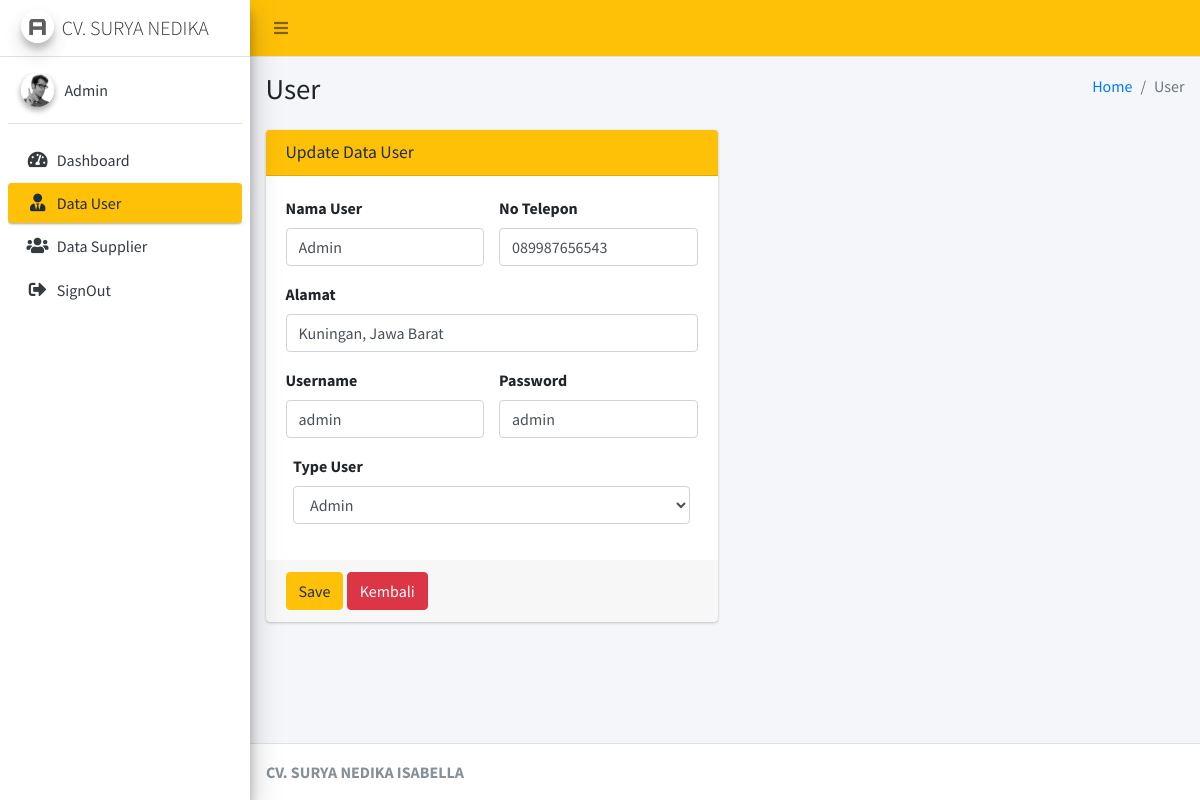
Screenshot of /Admin/cUser/edit/1 (signed in) with the database file from the repository.
### tables this page shows
CREATE TABLE `user` (
  `id_user` int(11) NOT NULL,
  `nama_user` varchar(125) NOT NULL,
  `alamat_user` text NOT NULL,
  `no_hp_user` varchar(15) NOT NULL,
  `username_user` varchar(125) NOT NULL,
  `password_user` varchar(125) NOT NULL,
  `level_user` int(11) NOT NULL
);

### application/controllers/Admin/cUser.php (called while the page is built, shortened)
<?php
class cUser extends CI_Controller
{
	public function __construct()
	{
		$this->load->model('mUser');
	}
	public function edit($id)
	{
		$this->form_validation->set_rules('nama', 'Nama User', 'required');
		$this->form_validation->set_rules('no_hp', 'No Telepon', 'required');
		$this->form_validation->set_rules('alamat', 'Alamat', 'required');
		$this->form_validation->set_rules('username', 'Username', 'required');
		$this->form_validation->set_rules('password', 'Password', 'required');
		$this->form_validation->set_rules('type', 'Type User', 'required');
		if ($this->form_validation->run() == FALSE) {
			$data = array(
				'user' => $this->mUser->edit($id)
			);
			$this->load->view('Admin/Layout/head');
			$this->load->view('Admin/Layout/aside');
			$this->load->view('Admin/User/vUpdateUser', $data);
			$this->load->view('Admin/Layout/footer');
		}
	}
}

### index.php (called while the page is built, shortened)
<?php
require_once BASEPATH.'core/CodeIgniter.php';

### application/models/mUser.php (called while the page is built, shortened)
<?php
class mUser extends CI_Model
{
    public function edit($id)
    {
        $this->db->select('*');
        $this->db->from('user');
        $this->db->where('id_user', $id);
        return $this->db->get()->row();
    }
}

### application/views/Admin/User/vUpdateUser.php (the view, shortened to what this page needs)
<div class="content-wrapper">
	<section class="content-header">
		<div class="container-fluid">
			<div class="row mb-2">
				<div class="col-sm-6">
					<h1>User</h1>
				</div>
				<div class="col-sm-6">
					<ol class="breadcrumb float-sm-right">
						<li class="breadcrumb-item"><a href="#">Home</a></li>
						<li class="breadcrumb-item active">User</li>
					</ol>
				</div>
			</div>
		</div>
	</section>
	<section class="content">
		<div class="container-fluid">
			<div class="row">
				<div class="col-md-6">
					<div class="card card-warning">
						<div class="card-header">
							<h3 class="card-title">Update Data User</h3>
						</div>
						<form action="<?= base_url('Admin/cUser/edit/' . $user->id_user) ?>" method="POST" role="form">
							<div class="card-body">
								<div class="row">
									<div class="col-lg-6">
										<div class="form-group">
											<label for="exampleInputEmail1">Nama User</label>
											<input type="text" value="<?= $user->nama_user ?>" name="nama" class="form-control" id="exampleInputEmail1" placeholder="Masukkan nama user">
										</div>
									</div>
									<div class="col-lg-6">
										<div class="form-group">
											<label for="exampleInputPassword1">No Telepon</label>
											<input type="number" name="no_hp" value="<?= $user->no_hp_user ?>" class="form-control" id="exampleInputPassword1" placeholder="Masukkan no telepon">
										</div>
									</div>
								</div>
								<div class="form-group">
									<label for="exampleInputEmail1">Alamat</label>
									<input type="text" name="alamat" value="<?= $user->alamat_user ?>" class="form-control" id="exampleInputEmail1" placeholder="Masukkan alamat">
								</div>
								<div class="row">
									<div class="col-lg-6">
										<div class="form-group">
											<label for="exampleInputEmail1">Username</label>
											<input type="text" value="<?= $user->username_user ?>" name="username" class="form-control" id="exampleInputEmail1" placeholder="Masukkan username">
										</div>
									</div>
									<div class="col-lg-6">
										<div class="form-group">
											<label for="exampleInputEmail1">Password</label>
											<input type="text" value="<?= $user->password_user ?>" name="password" class="form-control" id="exampleInputEmail1" placeholder="Masukkan password">
										</div>
									</div>
								</div>
								<div class="col-lg-12">
									<div class="form-group">
										<label for="exampleInputEmail1">Type User</label>
										<select class="form-control" name="type">
											<option value="1" <?php if ($user->level_user == '1') {
																	echo 'selected';
																} ?>>Admin</option>
										</select>
									</div>
								</div>
							</div>
							<div class="card-footer">
								<button type="submit" class="btn btn-warning">Save</button>
								<a href="<?= base_url('Admin/cUser') ?>" class="btn btn-danger">Kembali</a>
							</div>
						</form>
					</div>
				</div>
			</div>
		</div>
	</section>
</div>

### rows the page displays
user: nama "Admin", no_hp "089987656543", alamat "Kuningan, Jawa Barat", username "admin", password "admin", type "Admin"
